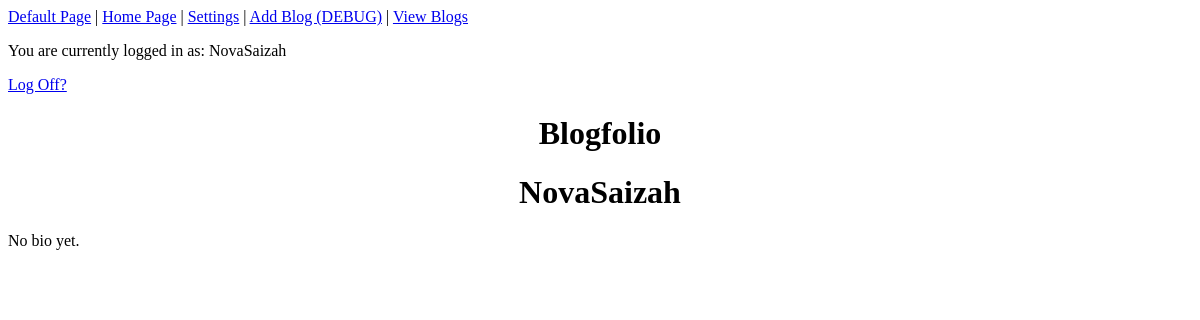
/aboutme/NovaSaizah (signed in), run on an earlier commit of the app's database.
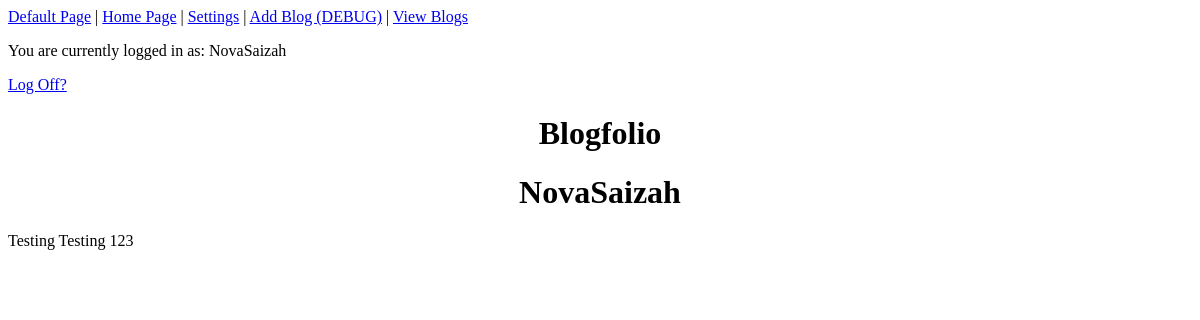
And on a later commit of the database.
### app.py (models this page shows)
class AboutMe(db.Model):
    ProfileID = db.Column(db.Integer, primary_key=True)
    UserID = db.Column(db.Integer, db.ForeignKey('users.id'), nullable=False)
    PictureID = db.Column(db.Integer, db.ForeignKey('pictures.PictureID'), default="")
    Description = db.Column(db.String, nullable=False)

### app.py (the view)
@app.route('/aboutme/<username>')
@login_required
def about_me(username):
    user = Users.query.filter_by(Username=username).first_or_404()
    aboutme = AboutMe.query.filter_by(UserID=user.id).order_by(AboutMe.ProfileID.desc()).first()
    return render_template('about_me.html', user=user, aboutme=aboutme)

### app.py (called while the page is built)
@login_manager.user_loader
def load_user(user_id):
    return Users.query.get(int(user_id))

### templates/about_me.html (shortened to what this page needs)
{% extends "base.html" %}
{% block content %}
    <div class="hAboutMe">
        <h1>{{ user.Username }}</h1>
    </div>
    <p>{{ aboutme.Description if aboutme else "No bio yet." }}</p>
{% endblock %}

What changed in the data, as far as the page shows it:
added AboutMe: Description "Testing Testing 123"
Also different on the page:
{{ aboutme.Description if aboutme else "No bio yet." }}: "No bio yet." → (not shown)
